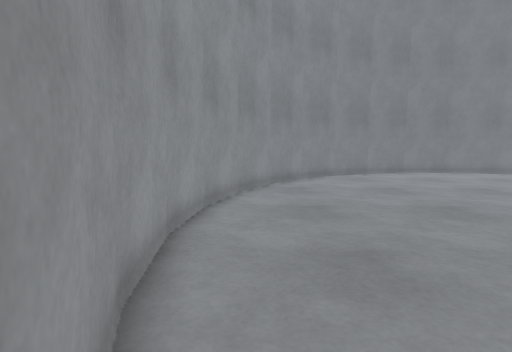
View 1 (above)

13 first-person views from a walk through a world built for the Gazebo simulator. The camera is 0.94 m above the floor, tilts 6° down and sees 80° across. The floor is counted in squares, 0.5 m on a side. Each view is taken from the middle of a square. On the plan, view 1 faces up. The plan holds only what a view shows up to about 16 squares ahead; the rest is blank.

View 2
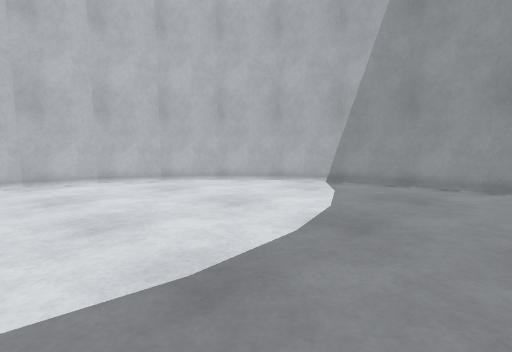

View 3
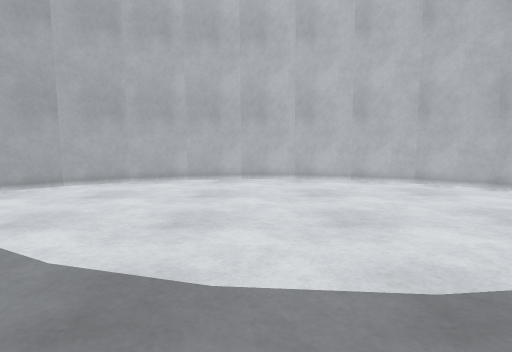

View 4
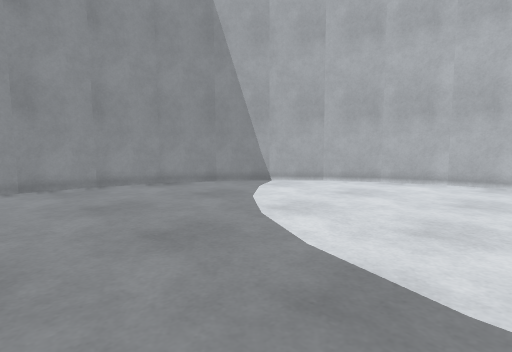

View 5
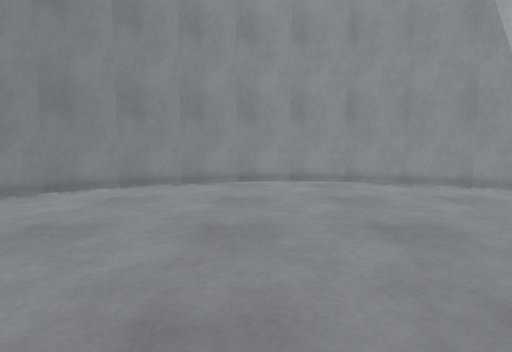

View 6
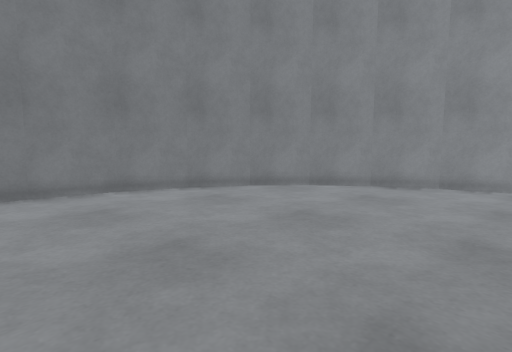

View 7
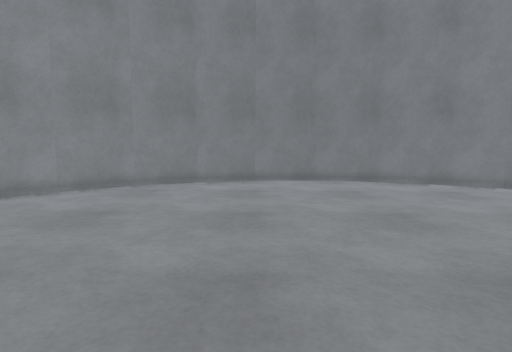

View 8
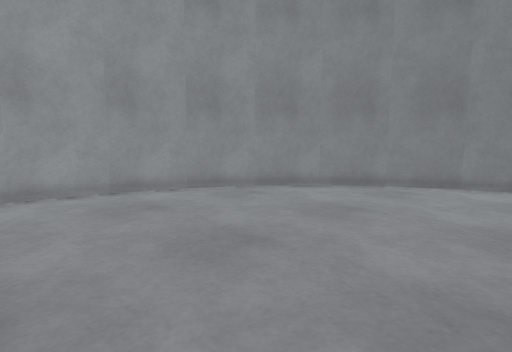

View 9
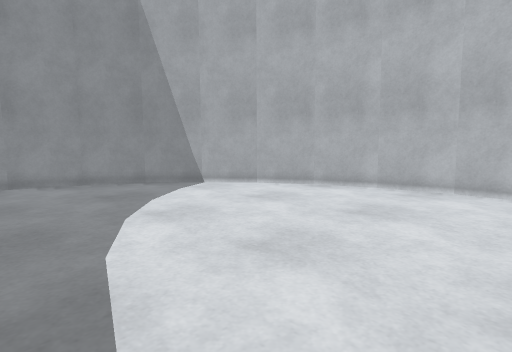

View 10
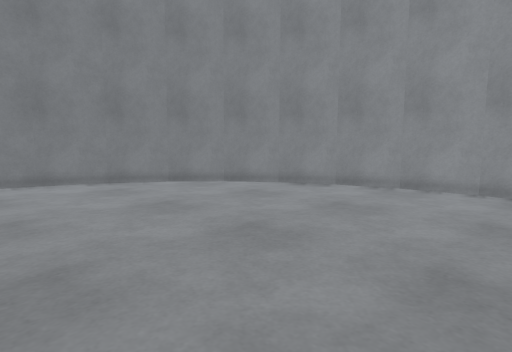

View 11
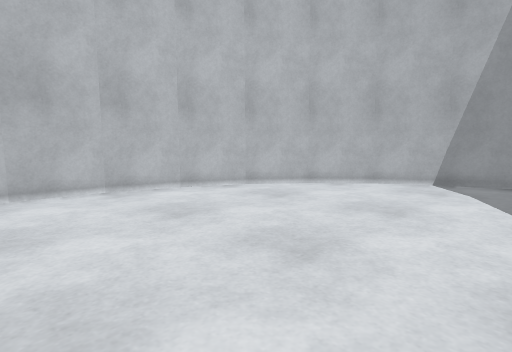

View 12
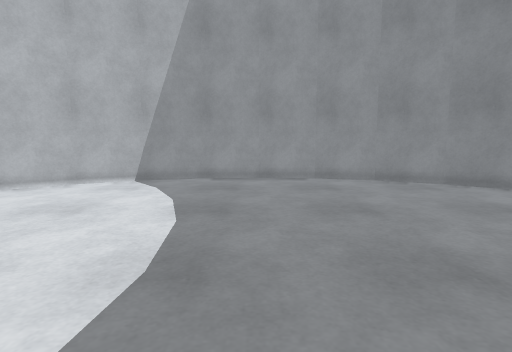

View 13
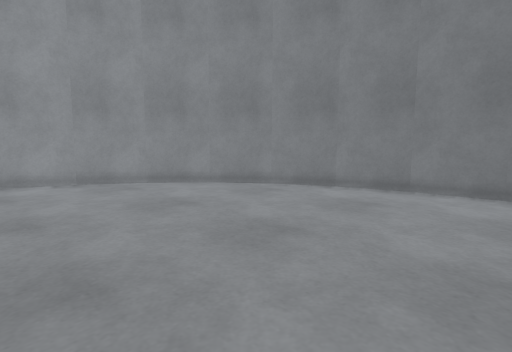

### Floor plan
Points are (right, up) in squares from view 1. A wall is a line through its corners. A room is listed if a view was taken in it or the views show most of it. See-through windows are left out.
Room 1 (views 1, 2, 3, 4, 5, 6, 7, 8, 9, 10, 11, 12, 13)
walls: (23, -4.3) (24.9, -2) (26.3, 0.6); (20.9, -6) (23.2, -4.1); (26.3, 0.5) (27.1, 3.3) (27.4, 6.3); (27.4, 6.1) (27.1, 9.1); (18.3, -7.4) (21, -6); (15.5, -8.2) (18.4, -7.3); (26.3, 11.7) (24.9, 14.4); (27.2, 8.9) (26.3, 11.8); (12.7, -8.5) (15.7, -8.2); (7.2, -7.3) (10, -8.2); (25, 14.2) (23.1, 16.5); (9.8, -8.2) (12.8, -8.4); (23.2, 16.5) (20.8, 18.4); (2.4, -4.1) (4.7, -6); (4.6, -6) (7.3, -7.4); (18.5, 19.6) (15.6, 20.5); (21, 18.3) (18.3, 19.7); (-0.7, 0.7) (0.7, -2); (0.6, -1.9) (2.5, -4.2); (15.8, 20.5) (12.8, 20.8); (10.1, 20.5) (7.2, 19.7); (12.9, 20.8) (9.9, 20.5); (-1.8, 6.3) (-1.5, 3.3) (-0.7, 0.6); (-1.5, 9.1) (-1.8, 6.1); (0.7, 14.3) (-0.7, 11.7); (4.7, 18.3) (2.4, 16.4); (7.3, 19.7) (4.6, 18.3); (2.6, 16.6) (0.6, 14.3); (-0.7, 11.9) (-1.5, 9)

Where each view was taken, in squares from view 1:
view 1: 0 up, 0 right, facing up
view 2: 8 up, 12 right, facing down-left
view 3: 8 up, 12 right, facing down
view 4: 8 up, 12 right, facing down-right
view 5: 8 up, 11 right, facing right
view 6: 8 up, 11 right, facing up-right
view 7: 5 up, 10 right, facing up
view 8: 5 up, 10 right, facing up-left
view 9: 5 up, 10 right, facing down-right
view 10: 4 up, 13 right, facing up-right
view 11: 4 up, 14 right, facing down-left
view 12: 6 up, 14 right, facing left
view 13: 8 up, 14 right, facing up-left
